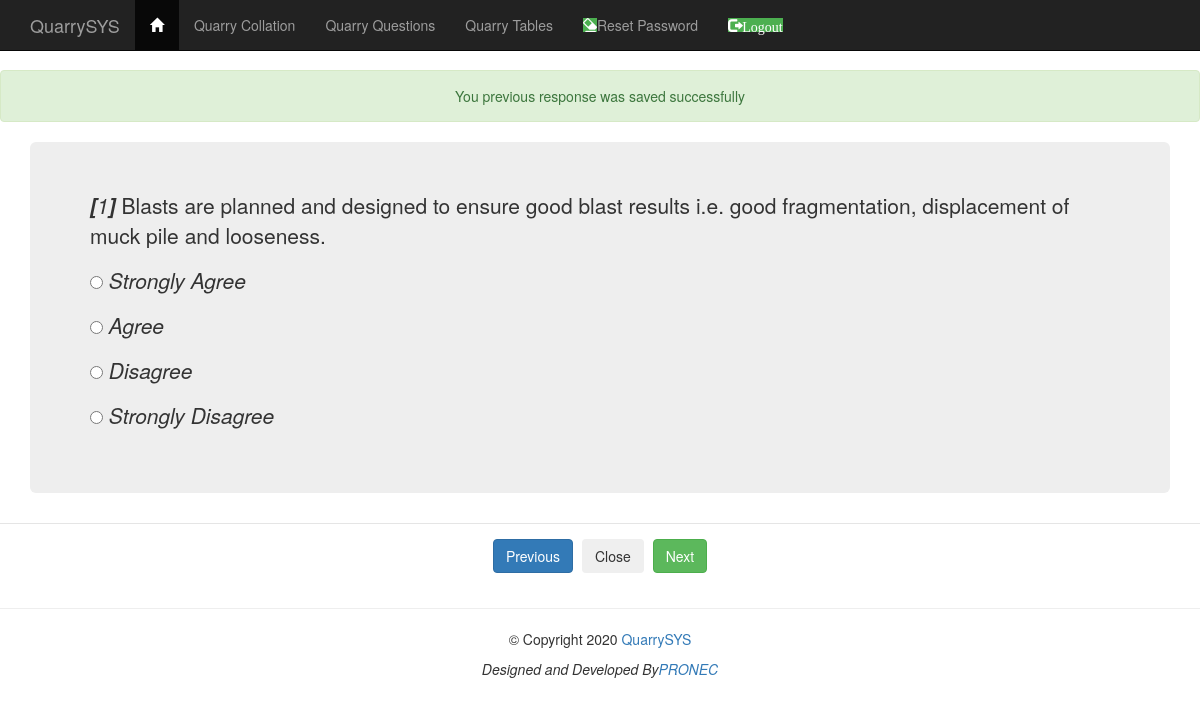
The page /qms3/qms_one.php on the database its author committed.
### tables this page shows
CREATE TABLE `qbp_table` (
  `ID` int(11) NOT NULL,
  `Question` text NOT NULL,
  `OptionA` varchar(255) NOT NULL,
  `OptionB` varchar(255) NOT NULL,
  `OptionC` varchar(255) NOT NULL,
  `OptionD` varchar(255) NOT NULL,
  `Strongly_Agree` int(11) NOT NULL DEFAULT '1',
  `Agree` int(11) NOT NULL DEFAULT '1',
  `Disagree` int(11) NOT NULL DEFAULT '1',
  `Strongly_Disagree` int(11) NOT NULL DEFAULT '1'
);

### qms3/qms_handler.php (called while the page is built)
<?php
		if ($stmt) {
			$stmt->execute();
			$res = $stmt->get_result();
			if ($res->num_rows > 0) {
				$row = $res->fetch_assoc();
				$qID = $row['ID'];
				$question = $row['Question'];
				$A = $row['OptionA'];
				$B = $row['OptionB'];
				$C = $row['OptionC'];
				$D = $row['OptionD'];
			}
			else {
				print "Error - No rows";
			}
		}
		else {
			print "Error - DB ERROR";
		}

### qms3/qms_questions.php (the view, shortened to what this page needs)
<div class="container">
	<div class="jumbotron">
			<P>
			<?PHP print "<i><b>[</b>". $qID ."<b>]</b></i>" . " " .$question; ?>
			<P>
			<INPUT TYPE = 'Radio' Name ='q' required="" value= 'A' <?PHP print " ". $answerA; ?>><?PHP print " ". "<i>". $A . "</i>"; ?>
			<P>
			<INPUT TYPE = 'Radio' Name ='q'  required="" value= 'B' <?PHP print $answerB; ?>><?PHP print " ". "<i>". $B . "</i>"; ?>
			<P>
			<INPUT TYPE = 'Radio' Name ='q'  required="" value= 'C' <?PHP print $answerC; ?>><?PHP print " ". "<i>".$C . "</i>"; ?>
			<P>
			<P>
			<INPUT TYPE = 'Radio' Name ='q'  required="" value= 'D' <?PHP print $answerD; ?>><?PHP print " ". "<i>".$D . "</i>"; ?>
	</div>
</div>

### container/header.php (style rules this page uses)
body { padding-top: 70px; }

### rows shown on the page
qbp_table: ID "1", Question "Blasts are planned and designed to ensure good blast results i.e. good fragmentation, displacement of muck pile and looseness.", OptionA "Strongly Agree", OptionB "Agree", OptionC "Disagree", OptionD "Strongly Disagree"
